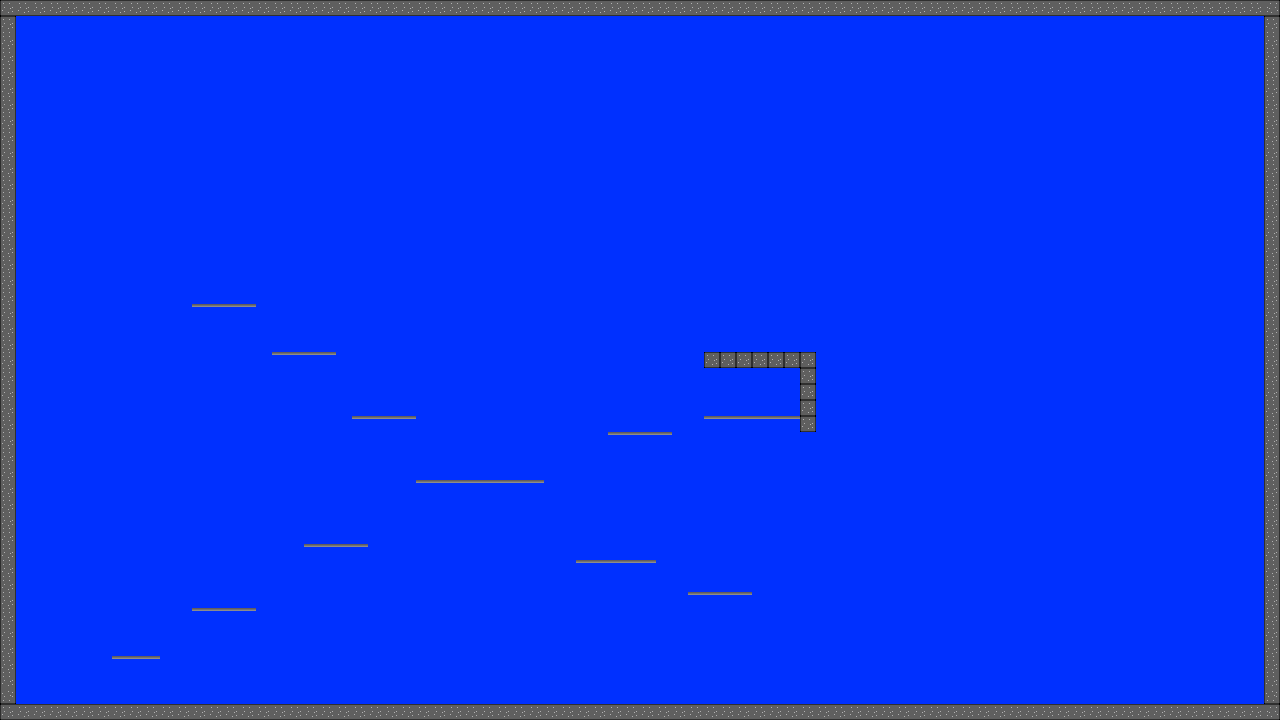

The image is a tile-based game level rendered from a .tmx file. Its description and source (layers, tilesets, objects; grid data summarised) follow:
An orthogonal 80x45 tile map with 16x16 px tiles, 1 tile layer (Tile Layer 1), 2 tilesets.

<map version="1.0" orientation="orthogonal" renderorder="right-up" width="80" height="45" tilewidth="16" tileheight="16">
 <tileset firstgid="1" name="cratesinfo" tilewidth="16" tileheight="16">
  <image source="cratesinfo.png" width="320" height="160" />
 </tileset>
 <tileset firstgid="201" name="concrete" tilewidth="16" tileheight="16">
  <image source="concrete.png" width="64" height="64" />
  <tile id="0">
   <properties>
    <property name="behavior" value="1" />
   </properties>
  </tile>
  <tile id="1">
   <properties>
    <property name="behavior" value="2" />
   </properties>
  </tile>
  <tile id="4">
   <properties>
    <property name="behavior" value="behavior" />
   </properties>
  </tile>
  <tile id="5">
   <properties>
    <property name="behavior" value="1" />
   </properties>
  </tile>
  <tile id="6">
   <properties>
    <property name="behavior" value="1" />
   </properties>
  </tile>
  <tile id="7">
   <properties>
    <property name="behavior" value="1" />
   </properties>
  </tile>
  <tile id="11">
   <properties>
    <property name="behavior" value="1" />
   </properties>
  </tile>
  <tile id="15">
   <properties>
    <property name="behavior" value="1" />
   </properties>
  </tile>
 </tileset>
 <layer name="Tile Layer 1" width="80" height="45">
  <data>[3600 cells, 3600 non-empty, 9 distinct tile ids]</data>
 </layer>
</map>
